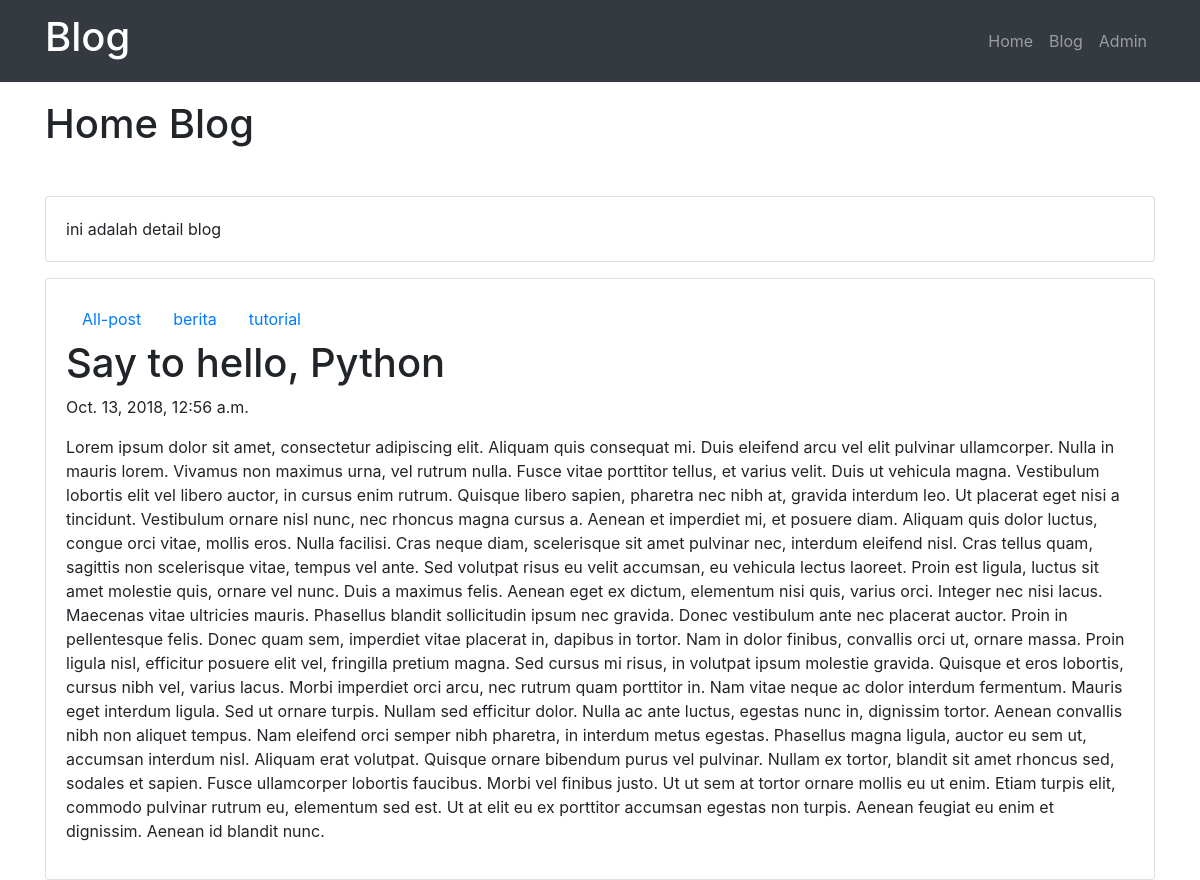
The page /blog/post/say-to-hello-python/ on the database its author committed.
### blog/models.py (models this page shows, shortened)
class Post(models.Model):
    judul = models.CharField(max_length=255)
    body = models.TextField()
    category = models.CharField(max_length=255)
    publish = models.DateTimeField(auto_now_add=True)
    update = models.DateTimeField(auto_now=True)
    slug = models.SlugField(blank=True, editable=False)

### blog/views.py (the view)
# urls.py: re_path(r'^post/(?P<slugInput>[\w-]+)/$', views.detailPost, name="detail"),
def detailPost(request, slugInput):
    posts = Post.objects.get(slug=slugInput)
    categories = Post.objects.values('category').distinct()
    context = {
        'Judul': 'Home Blog',
        'Content': 'ini adalah detail blog',
        'Categories': categories,
        'Posts': posts,
    }
    return render(request, 'blog/detail.html', context)

### blog/templates/blog/detail.html (shortened to what this page needs)
{% extends "base.html" %}
{% block pageTitle %} {{Judul}} {% endblock pageTitle %}
{% block contents %}
<div class="card card-body mb-3">{{Content}}</div>
<div class="card card-body">
  <ul class="nav">
    <li class="nav-item">
      <a class="nav-link" href="/blog" title=""> All-post </a>
    </li>
    {% for dataCategory in Categories %}
    <li class="nav-item">
      <a
        class="nav-link"
        href="/blog/category/{{dataCategory.category}}"
        title=""
      >
        {{dataCategory.category}}
      </a>
    </li>
    {% endfor %}
  </ul>
  <h1>{{Posts.judul}}</h1>
  <p>{{Posts.publish}}</p>
  <p>{{Posts.body}}</p>
</div>
{% endblock contents %}

### rows shown on the page
Post: judul "Say to hello, Python", publish "Oct. 13, 2018, 12:56 a.m.", body "Lorem ipsum dolor sit amet, consectetur adipiscing elit. Aliquam quis consequat mi. Duis eleifend arcu vel elit pulvinar ullamcorper. Nulla in mauris lorem. Vivamus non maximus urna, vel rutrum nulla. Fusce vitae porttitor tellus, et varius velit. Duis ut vehicula magna. Vestibulum lobortis elit vel libero auctor, in cursus enim rutrum. Quisque libero sapien, pharetra nec nibh at, gravida interdum leo. Ut placerat eget nisi a tincidunt. Vestibulum ornare nisl nunc, nec rhoncus magna cursus a. Aenean et imperdiet mi, et posuere diam. Aliquam quis dolor luctus, congue orci vitae, mollis eros. Nulla facilisi. Cras neque diam, scelerisque sit amet pulvinar nec, interdum eleifend nisl. Cras…"

### other values the page prints
{{ Judul }} "Home Blog"
{{ Content }} "ini adalah detail blog"
{{ dataCategory.category }} "berita" "tutorial"
